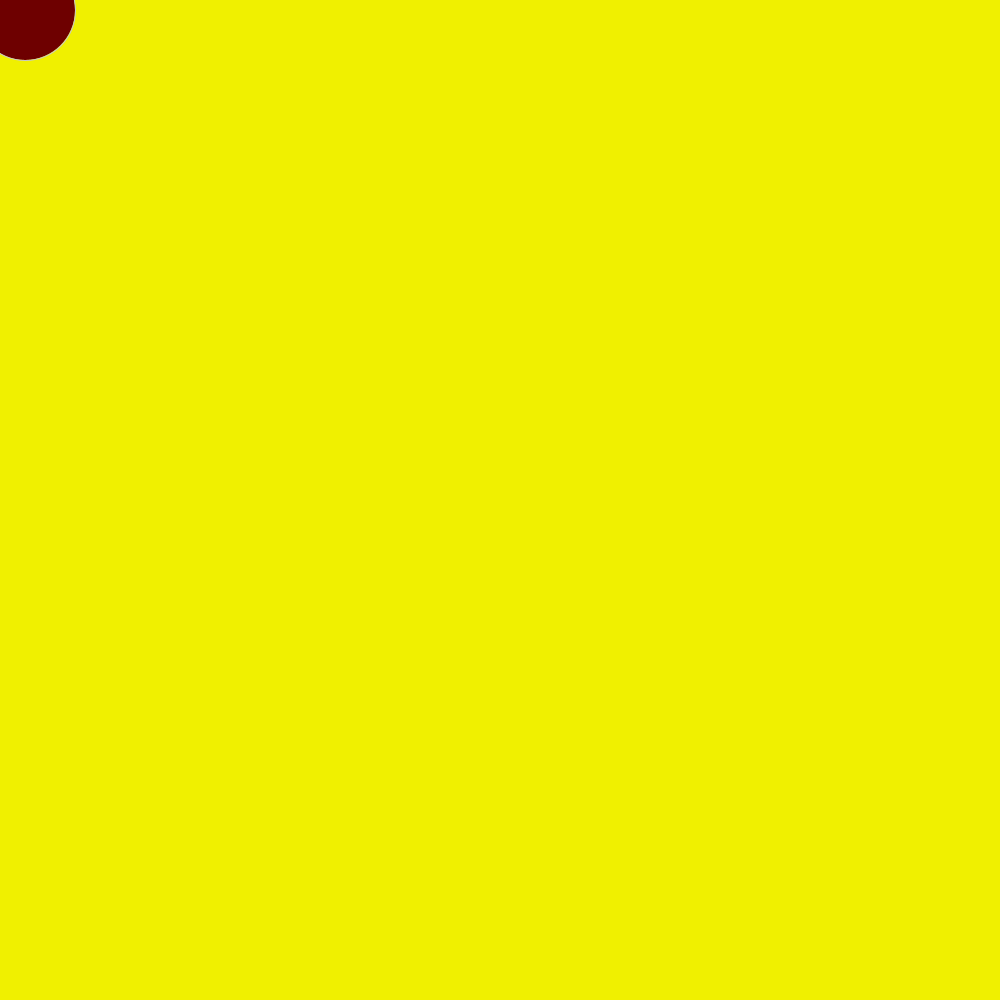
Frame 1 (no input)
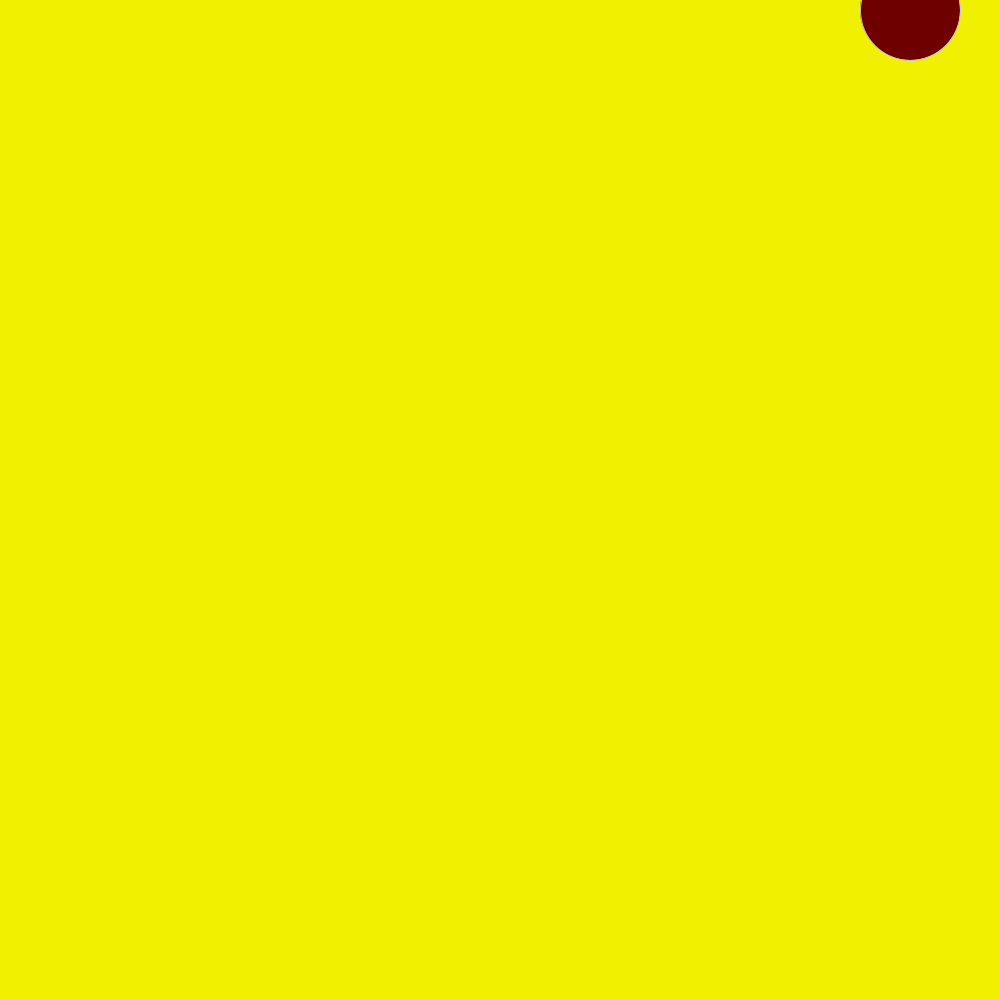
Frame 60 (the mouse pressed at the canvas centre just before this capture)
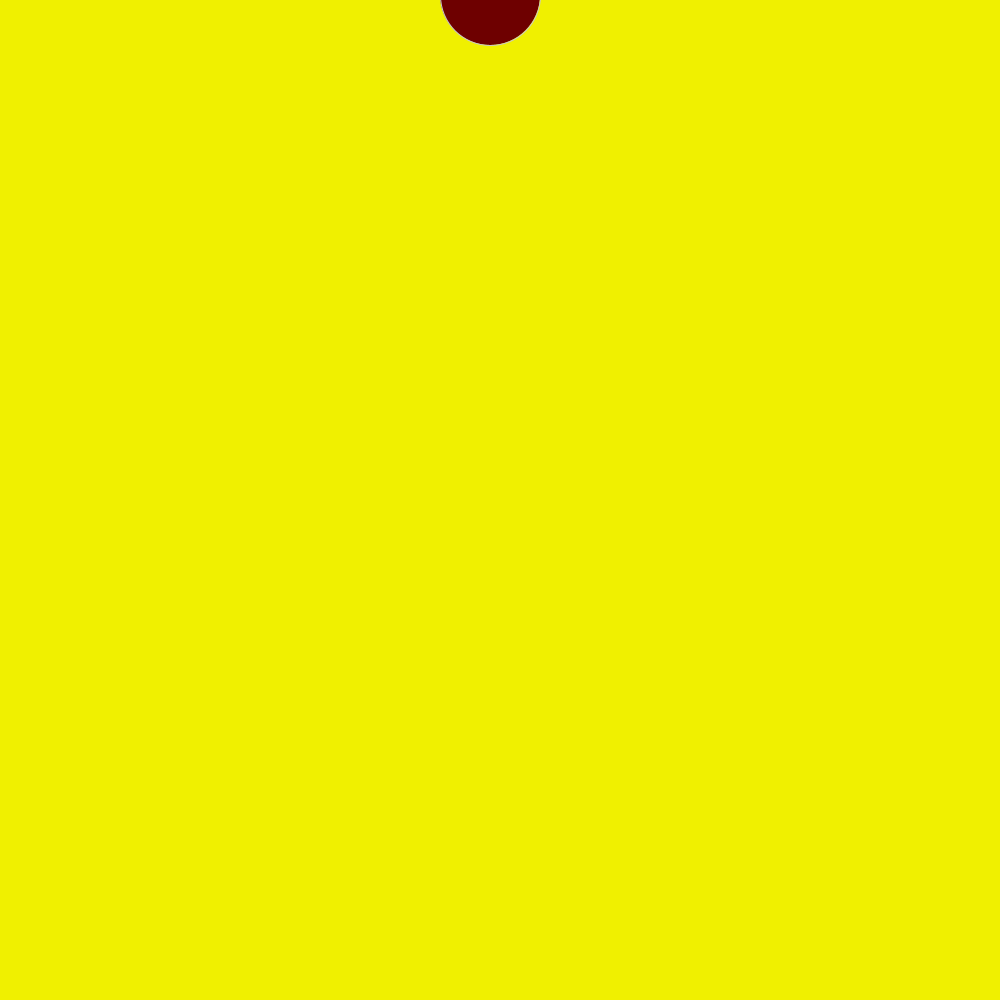
Frame 120 (the mouse held since frame 60 and released just before this capture)

The Processing sketch that drew these frames (run headless with seeded random() and noise(); from frame 60 on, the mouse is pressed at the canvas centre):

// Processing sketch: processing_183143
// ── processing_183143.pde

int ellipseXTransform;
int ellipseYTransform;
 
int toTheRight = 1000;
int toTheWall = 0;
int raiseTheRoof = 0;
int dropItDropItLow = 1000;
 
boolean toTheWindow = true;
boolean toTheCeiling = true;
 
void setup() {
  size(1000, 1000);
  ellipseXTransform = 10;
  ellipseYTransform = 10;
}
 
void draw() {
  background (240, 240, 0);
 
  if (toTheWindow == true && toTheCeiling == true) {
    if (ellipseXTransform < toTheRight) {
      ellipseXTransform = ellipseXTransform + 15;
       
    } else {
      toTheWindow = false;
    }
  } else if (toTheWindow == false && toTheCeiling == true) {
 
    if (ellipseYTransform > raiseTheRoof) {
      ellipseYTransform = ellipseYTransform - 15;
    } else {
      toTheCeiling = false;
    }
  } else if (toTheWindow == false && toTheCeiling == false) {
      if (ellipseXTransform > toTheWall) {
        ellipseXTransform = ellipseXTransform - 10;
      } else {
          toTheWindow = true;
      }
  } else {
      if (ellipseYTransform < dropItDropItLow) {
        ellipseYTransform = ellipseYTransform + 20;
      } else {
         toTheCeiling = true;
      }
  }
 
  fill (110,0,0);
  stroke (200, 200, 200);
  ellipse(ellipseXTransform, ellipseYTransform, 100, 100);
}
